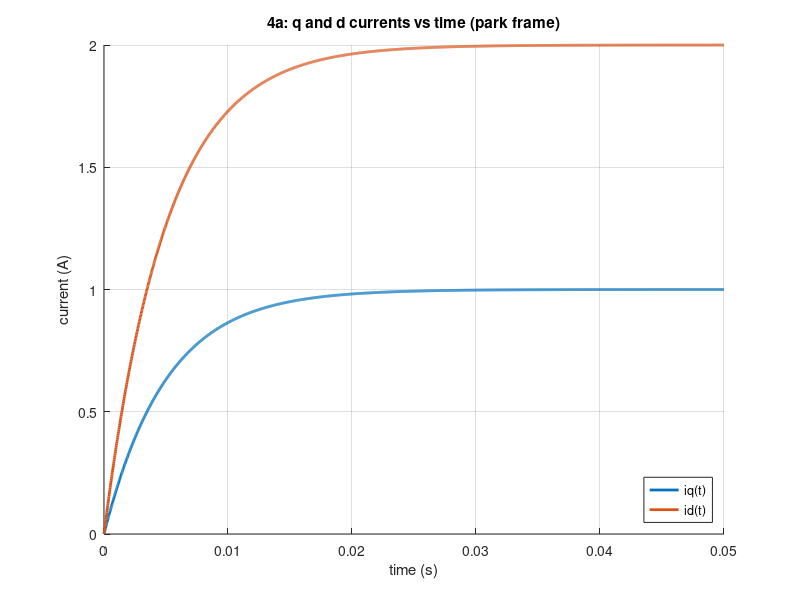
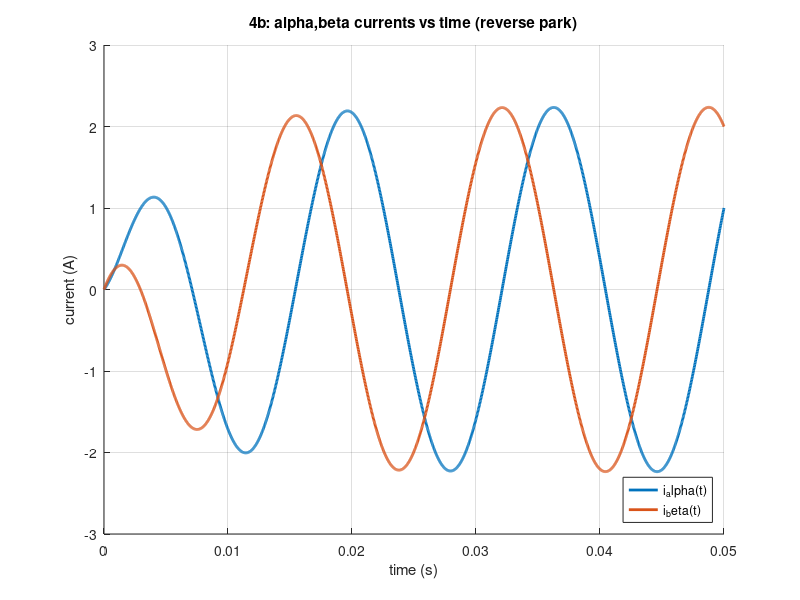
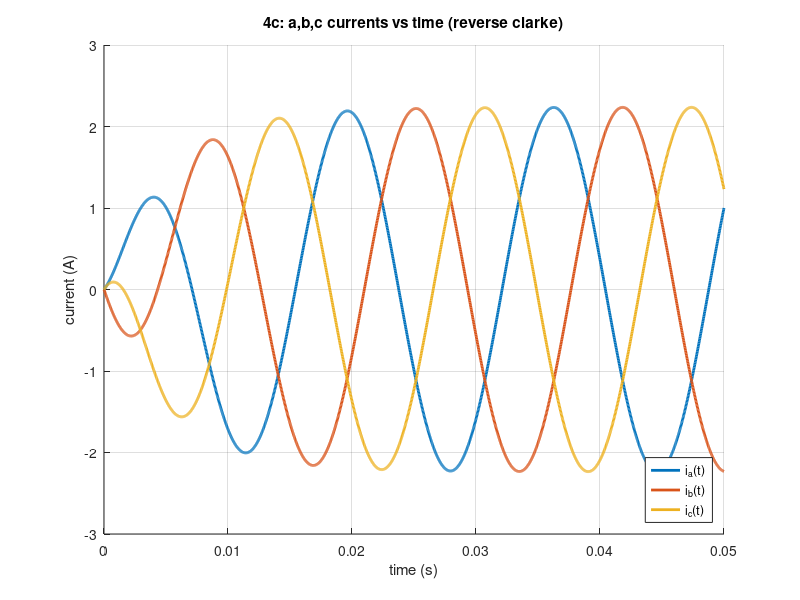

Recreate these plots in MATLAB, in order.
%% Clear all close all Problem 4
% notes: lipo-novotny (q || alpha at t=0), reverse park then reverse clarke
clear; close all; clc;

%% common timing
f_e = 60;            % electrical frequency [Hz]
T   = 1/f_e;         % period s
t_end = 3*T;         % 3 periods
npts  = 2000;
t = linspace(0, t_end, npts);

%% ----------------------
% (a) q and d currents vs time (as given)
tau = 0.005;         % seconds
i_q = 1.0 * (1 - exp(-t./tau));
i_d = 2.0 * (1 - exp(-t./tau));

figure; hold on; grid on;
plot(t, i_q, 'LineWidth', 2);
plot(t, i_d, 'LineWidth', 2);
xlabel('time (s)'); ylabel('current (A)');
title('4a: q and d currents vs time (park frame)');
legend('iq(t)','id(t)','Location','southeast');

%% --------------
% (b) alpha,beta currents (reverse park, theta = 2*pi*60*t)
theta = 2*pi*f_e*t;   % park angle
c = cos(theta); s = sin(theta);

% reverse park
i_alpha =  c .* i_q + s .* i_d;
i_beta  = -s .* i_q + c .* i_d;

figure; hold on; grid on;
plot(t, i_alpha, 'LineWidth', 2);
plot(t, i_beta,  'LineWidth', 2);
xlabel('time (s)'); ylabel('current (A)');
title('4b: alpha,beta currents vs time (reverse park)');
legend('i_alpha(t)','i_beta(t)','Location','southeast');

%% -----------------------------
% (c) a,b,c currents (reverse clarke, balanced so i0=0)
i_a = (1)      * i_alpha + (0)             * i_beta;
i_b = (-1/2)   * i_alpha + (-sqrt(3)/2)    * i_beta;
i_c = (-1/2)   * i_alpha + ( sqrt(3)/2)    * i_beta;

figure; hold on; grid on;
plot(t, i_a, 'LineWidth', 2);
plot(t, i_b, 'LineWidth', 2);
plot(t, i_c, 'LineWidth', 2);
xlabel('time (s)'); ylabel('current (A)');
title('4c: a,b,c currents vs time (reverse clarke)');
legend('i_a(t)','i_b(t)','i_c(t)','Location','southeast');

%% quick notes
% (a) first-order rises to 1 A q and 2 A (d)
% b alpha beta are those transients rotated by theta
% (c) three phase sinuoids 120 deg apart with same envelopes
